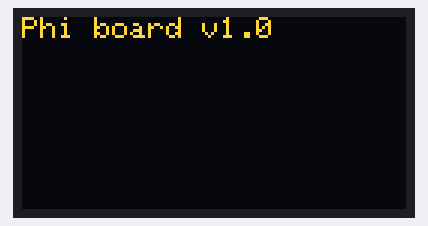
Bench run of a sketch on a simulated Arduino Uno, built with avr-gcc and run on an emulated ATmega328P. Shown: 128×64 one-colour display. The OLED is the two-colour kind (top 16 rows yellow).

Above: at 0.06 s.
At 20.7 s:
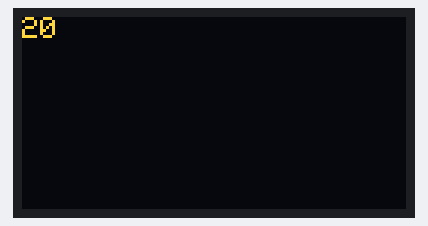

Measured:
- what the display in image 1 shows lasts 1.0 s, from 20.6 s to 21.6 s

The sketch:

02_arduino_OLED.ino
```cpp
/**********************************************************/
/****** SSD1306 OLED (128x64 , 0x3C )                ******/
/****** Install Adafruit SSD1306 by Adafruit Library ******/
/**********************************************************/

#include <SPI.h>
#include <Wire.h>
#include <Adafruit_GFX.h>
#include <Adafruit_SSD1306.h>


#define SCREEN_WIDTH 128
#define SCREEN_HEIGHT 64
#define OLED_RESET -1

Adafruit_SSD1306 display(SCREEN_WIDTH, SCREEN_HEIGHT, &Wire, OLED_RESET);


void setup()   {
  /** SSD1306 OLED 초기화 */
  if(!display.begin(SSD1306_SWITCHCAPVCC, 0x3C)) {  // I2C Address : 0x3C
    Serial.println(F("OLED(SSD1306) allocation failed"));
    while(1){} // OLED 초기화에 실패했을 경우 여기서 대기.
  }

  /** OLED 폰트색, 크기 지정, 테스트 문장 출력 */
  display.clearDisplay();
  display.setTextColor(WHITE, BLACK);              // BLACK, WHITE
  display.setTextSize(1);                          // 1 to 8
  display.println("Phi board v1.0");
  display.display();

}

int count = 0;
void loop() {

  /** OLED 에 변수 값 출력 */
  display.clearDisplay();
  display.setCursor(0,0);                         // 128*64 Pixels
  display.println(count++);
  display.display();
  delay(1000);
}
```
